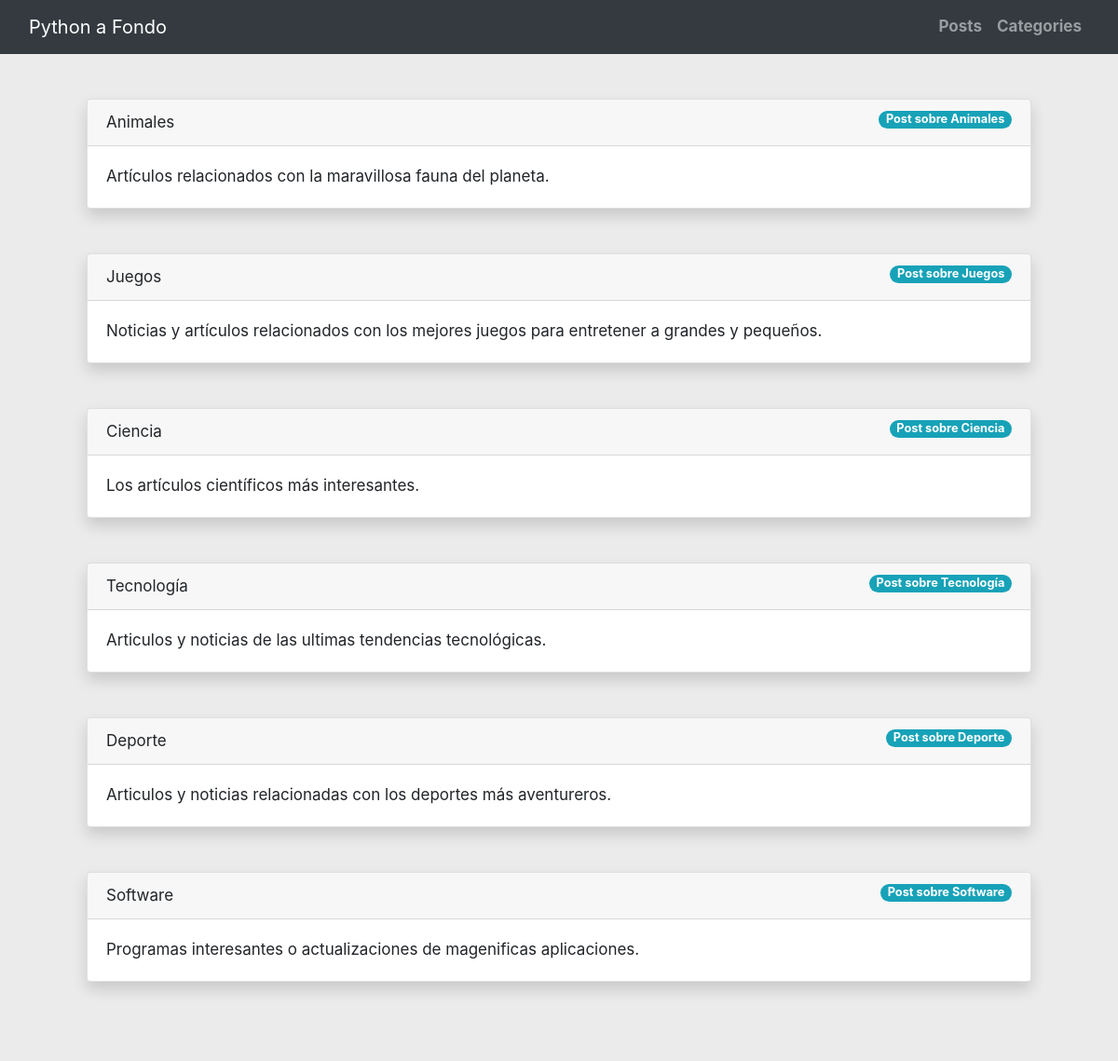
Page /categories/ on the committed database.
### blog_app/models.py (models this page shows, shortened)
class Category(models.Model):
    short_name = models.CharField(max_length=100)
    description = models.TextField()
    class Meta:
        verbose_name_plural = "categories"

### blog_app/views.py (the view)
# urls.py: path('categories/', views.CategoryListView.as_view(), name='category_main'),
class CategoryListView(ListView):
    model = Category

### blog_app/templates/blog_app/category_list.html
{% extends 'blog_base.html' %}
{% block content %}
    <div class="justify-content-md-center">
        {% for obj in category_list %}
            <div class="card m-5 shadow">
                <div class="card-header">
                    {{ obj.short_name }}
                    <a class="float-right badge badge-pill badge-info" href="{% url 'posts_list' %}?category={{ obj.id }}">Post sobre {{ obj.short_name }}</a>
                </div>
                <div class="card-body">
                    {{ obj.description }}
                </div>
            </div>
        {% empty %}
            <div class="card text-center m-5 shadow">
                <div class="card-body">No categories created yet</div>
            </div>
        {% endfor %}
    </div>
{% endblock %}

### blog_app/templates/blog_base.html
{% extends 'base.html' %}
{% block nav %}
    <li class="nav-item text-black">
        <a class="nav-link text-black font-weight-bold" href="{% url 'posts_list' %}">Posts</a>
    </li>
    <li class="nav-item text-black">
        <a class="nav-link text-black font-weight-bold" href="{% url 'category_main' %}">Categories</a>
    </li>
{% endblock %}

### templates/base.html (shortened to what this page needs)
<!DOCTYPE html>
<html lang="en">
<head>
    <link rel="stylesheet" href="https://stackpath.bootstrapcdn.com/bootstrap/4.1.3/css/bootstrap.min.css"
>
</head>
<body>
<nav class="navbar navbar-expand-lg navbar-dark bg-dark" id="mainNav">
    <div class="container-fluid">
        <a class="navbar-brand" href="{% url 'posts_list' %}">Python a Fondo</a>
        <div class="collapse navbar-collapse" id="navbarResponsive">
            <ul class="navbar-nav ml-auto">
                {% block nav %}
                {% endblock %}
            </ul>
        </div>
    </div>
</nav>
<div class="container">
    {% block content %}{% endblock content %}
</div>
<div class="justify-content-center" style="text-align: center">
    <iframe src="https://ghbtns.com/github-btn.html?user=Marcombo&repo=python-a-fondo&type=star&count=true" frameborder="0" scrolling="0" width="100" height="20" title="GitHub"></iframe>
    <iframe src="https://ghbtns.com/github-btn.html?user=twbs&repo=bootstrap&type=star&count=true&size=large" frameborder="0" scrolling="0" width="170" height="30" title="GitHub"></iframe>
<iframe src="https://ghbtns.com/github-btn.html?user=twbs&repo=bootstrap&type=star&count=true" frameborder="0" scrolling="0" width="150" height="20" title="GitHub"></iframe>
</div>
</body>
</html>

### templates/base.html (style rules this page uses)
body { font-size: 17px; background-color: rgb(235, 235, 235); }

### rows in the picture
Category: short_name "Animales", description "Artículos relacionados con la maravillosa fauna del planeta."
Category: short_name "Juegos", description "Noticias y artículos relacionados con los mejores juegos para entretener a grandes y pequeños."
Category: short_name "Ciencia", description "Los artículos científicos más interesantes."
Category: short_name "Tecnología", description "Articulos y noticias de las ultimas tendencias tecnológicas."
Category: short_name "Deporte", description "Articulos y noticias relacionadas con los deportes más aventureros."
Category: short_name "Software", description "Programas interesantes o actualizaciones de magenificas aplicaciones."
